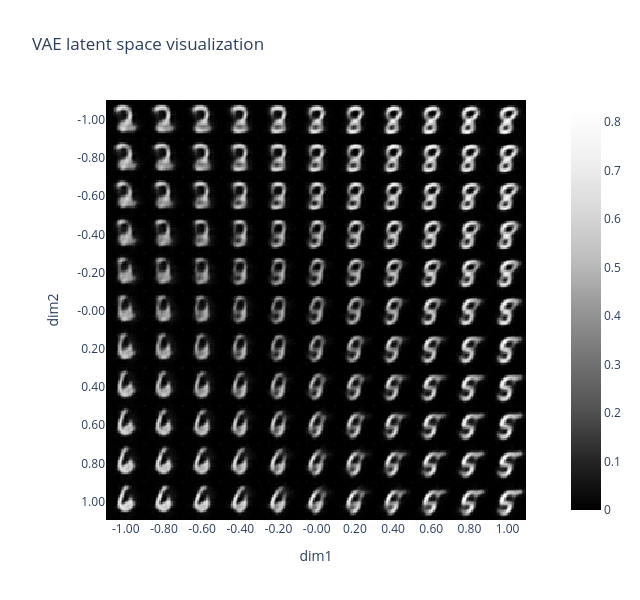

Notebook code cell kept with this figure:
### Markdown cell above
### Visualización de la salida ante diferentes vectores latentes
  - Creamos un batch de `(n_points X n_points)` vectores latentes. 
  - Los vectores latentes son distinto de cero solamente en dos dimensiones dadas por la tupla `dims`. 
  - Los valores que adoptan las dimensiones para cada elemento del batch varían en rango de `interpolation_range`
  - eg, para los valores default: el vector latente  de la fila 4 columna 9 (o sea el elemento 36 del batch de 121 elementos) será `v = [0.4,0.6,0,0,0]`. Al aplicar `img = vae.decoder(v)` obtendremos la imagen similar al 9 que se ve en la grilla.

### Code cell
grid_latent = create_grid_of_latents(vae, interpolation_range=(-1,1), n_points=11, dims=(0,1))
output = vae.decoder(grid_latent)
utils.visualise_output(output, grid_latent, title="VAE latent space visualization")

### Figure 1 — Plotly figure (JSON) as saved in the notebook; plotly's stock layout.template omitted (floating-point values rounded to 4 significant figures; data arrays with more than 128 entries replaced by an {"elided": "..."} marker saying what was removed)
{"data": [{"coloraxis": "coloraxis", "hovertemplate": "x: %{x}<br>y: %{y}<br>color: %{z}<extra></extra>", "name": "0", "type": "heatmap", "xaxis": "x", "yaxis": "y", "z": {"elided": "308x308 float values"}}], "layout": {"coloraxis": {"autocolorscale": false, "colorscale": [[0, "rgb(0,0,0)"], [0.125, "rgb(37,37,37)"], [0.25, "rgb(82,82,82)"], [0.375, "rgb(115,115,115)"], [0.5, "rgb(150,150,150)"], [0.625, "rgb(189,189,189)"], [0.75, "rgb(217,217,217)"], [0.875, "rgb(240,240,240)"], [1, "rgb(255,255,255)"]]}, "height": 600, "title": {"text": "VAE latent space visualization"}, "width": 640, "xaxis": {"anchor": "y", "constrain": "domain", "domain": [0, 1], "scaleanchor": "y", "tickmode": "array", "ticktext": ["-1.00", "-0.80", "-0.60", "-0.40", "-0.20", "-0.00", "0.20", "0.40", "0.60", "0.80", "1.00"], "tickvals": [14, 42, 70, 98, 126, 154, 182, 210, 238, 266, 294], "title": {"text": "dim1"}}, "yaxis": {"anchor": "x", "autorange": "reversed", "constrain": "domain", "domain": [0, 1], "tickmode": "array", "ticktext": ["-1.00", "-0.80", "-0.60", "-0.40", "-0.20", "-0.00", "0.20", "0.40", "0.60", "0.80", "1.00"], "tickvals": [14, 42, 70, 98, 126, 154, 182, 210, 238, 266, 294], "title": {"text": "dim2"}}}}
